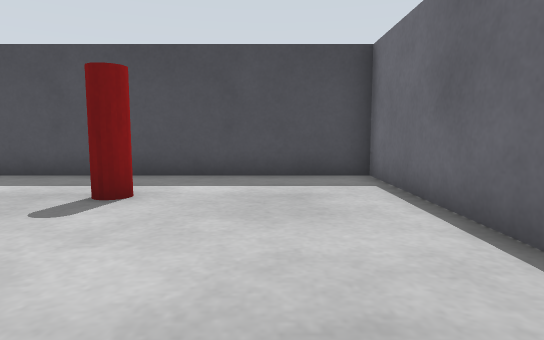
View 1 (above)

15 first-person views from a walk through a Gazebo world. The camera is 0.5 m above the floor, tilts 6° down and sees 75° across. The floor is counted in squares, 0.5 m on a side. Each view is taken from the middle of a square. On the plan, view 1 faces up. The plan holds only what a view shows up to about 13 squares ahead; the rest is blank. The place goes on beyond the plan.

View 2
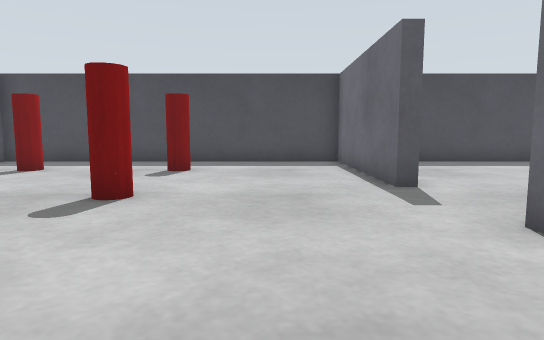

View 3
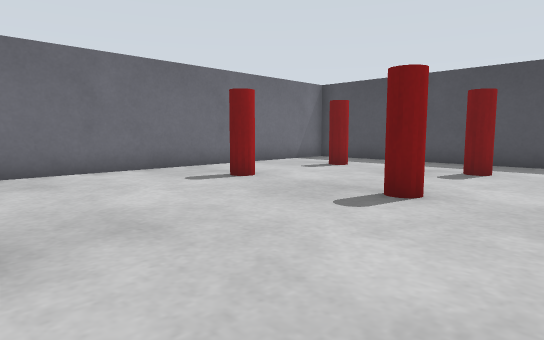

View 4
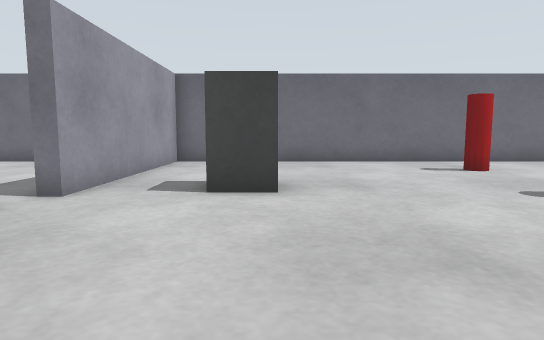

View 5
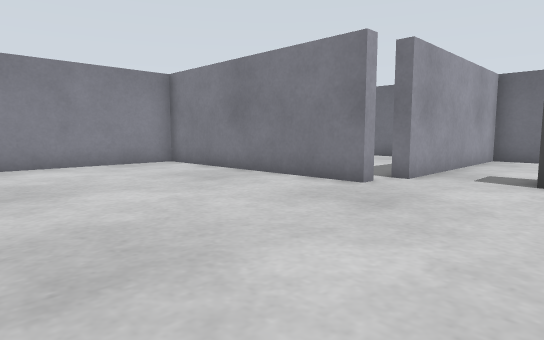

View 6
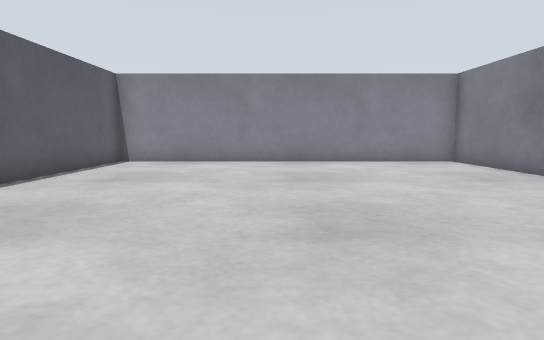

View 7
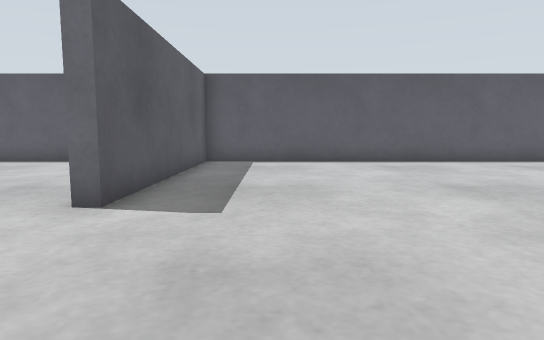

View 8
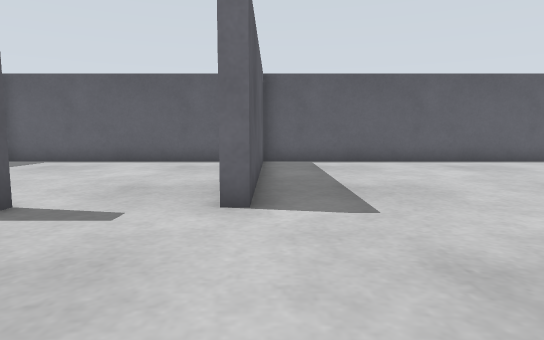

View 9
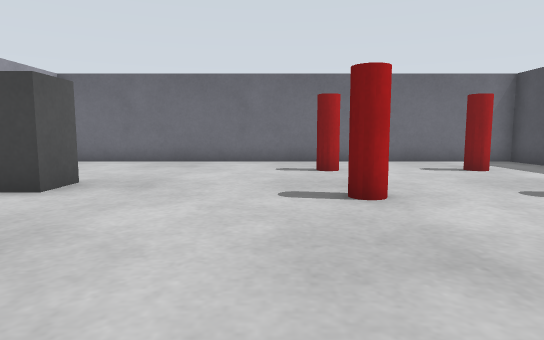

View 10
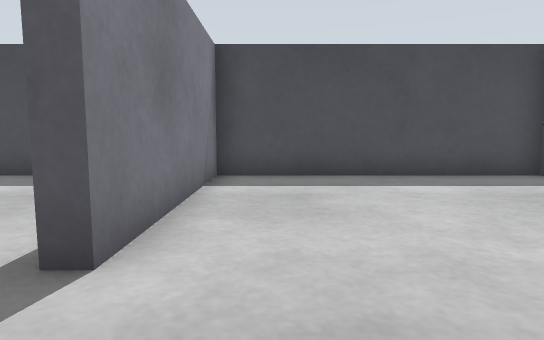

View 11
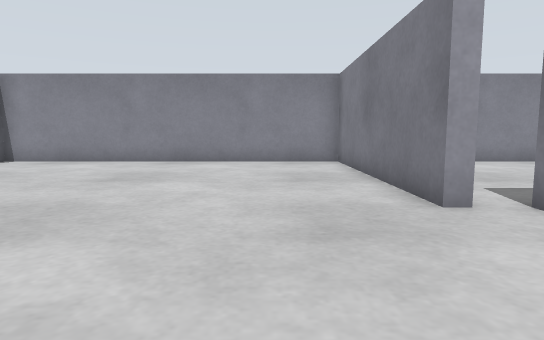

View 12
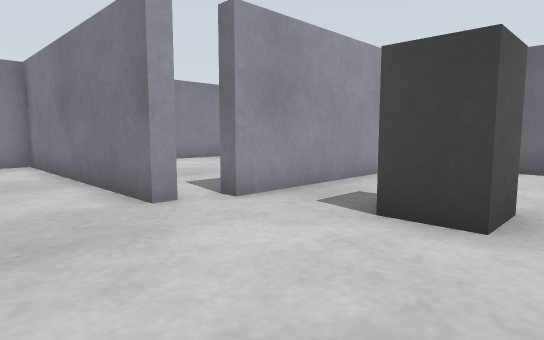

View 13
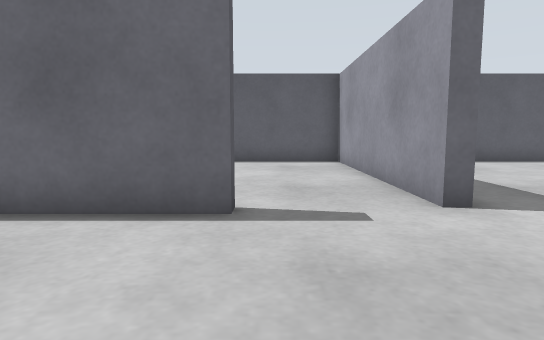

View 14
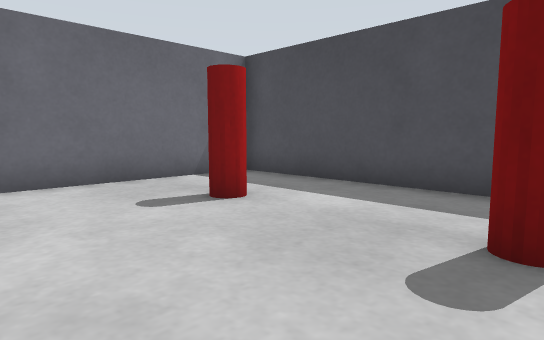

View 15
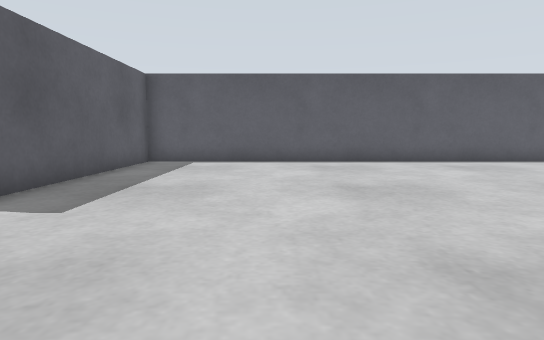

### Floor plan
Ten units are one square. View 1 is at (0, 0); x grows to the right and y downward. Boxes are objects, and circles mark ways between rooms. Rooms are numbered by the first view taken in them; rooms with no view inside come last. Other rooms are left out.
<svg viewBox="-98 -88 206 246">
<path fill="none" stroke="#000" d="M-41 39 -29 39 -29 51M-18 77 -13 77 -13 153 103 153 103 7 27 7 27 3M27 -25 23 -25 23 -83 -93 -83 -93 73 -25 73 -25 78M27 3 103 3 103 -83 27 -83 27 -25"/>
<rect x="-75" y="-25" width="20" height="20" fill="#bbb"><title>red cylinder</title></rect>
<rect x="-75" y="-65" width="20" height="20" fill="#bbb"><title>red cylinder</title></rect>
<rect x="-35" y="-25" width="20" height="20" fill="#bbb"><title>red cylinder</title></rect>
<rect x="-35" y="-65" width="20" height="20" fill="#bbb"><title>red cylinder</title></rect>
<circle cx="27" cy="-10" r="3" fill="#2a7"/>
<text x="0" y="40">1</text>
<text x="70" y="-40">2</text>
</svg>
Room 1 opens to room 2.

Where each view was taken, in squares from view 1:
view 1: 0 up, 0 right, facing up
view 2: 4 down, 0 right, facing up
view 3: 4 down, 0 right, facing up-left
view 4: 4 down, 3 right, facing left
view 5: 4 down, 5 right, facing down-left
view 6: 3 down, 5 right, facing down
view 7: 3 down, 2 left, facing right
view 8: 1 down, 2 left, facing right
view 9: 0 up, 3 right, facing left
view 10: 0 up, 4 right, facing up
view 11: 3 down, 1 right, facing down
view 12: 3 down, 1 right, facing down-left
view 13: 2 up, 2 left, facing right
view 14: 2 up, 2 left, facing up-left
view 15: 5 down, 2 left, facing right
